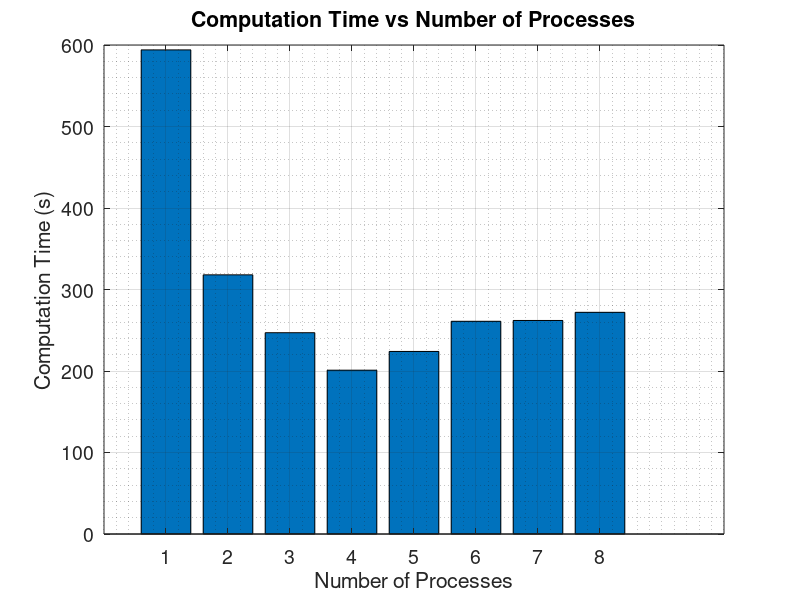

Recreate this plot in MATLAB.
clear
close all
clc

compTime = [594 318 247 201 224 261 262 272];

figure(1)
bar(compTime)

xlabel("Number of Processes")
ylabel("Computation Time (s)")
title("Computation Time vs Number of Processes")
set(gca,'fontsize',14)
grid on
grid minor

saveas(figure(1),'scalability.png')